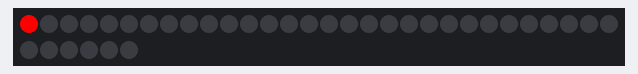
The sketch below on a simulated Arduino Uno, built with avr-gcc and run on an emulated ATmega328P. Shown: 36 RGB LEDs in strip order, left to right, continuing on the next row.

Above: at 0.12 s.
At 8.29 s:
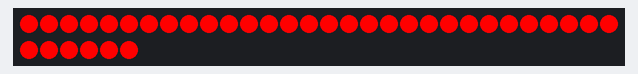
At 16.7 s:
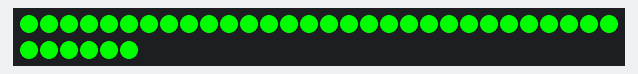
At 19.97 s:
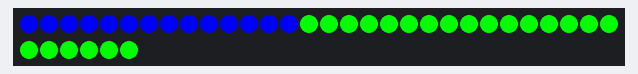
At 29.78 s:
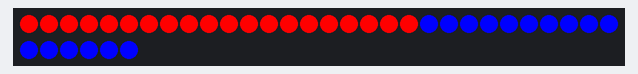
At 39.82 s:
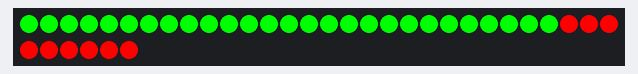

The sketch:

RGBWstrandtest2.ino
```cpp
#include <Adafruit_NeoPixel.h>
#ifdef __AVR__
  #include <avr/power.h>
#endif

#define PIN 6

#define NUM_LEDS 36

// Parameter 1 = number of pixels in strip
// Parameter 2 = Arduino pin number (most are valid)
// Parameter 3 = pixel type flags, add together as needed:
//   NEO_KHZ800  800 KHz bitstream (most NeoPixel products w/WS2812 LEDs)
//   NEO_KHZ400  400 KHz (classic 'v1' (not v2) FLORA pixels, WS2811 drivers)
//   NEO_GRB     Pixels are wired for GRB bitstream (most NeoPixel products)
//   NEO_RGB     Pixels are wired for RGB bitstream (v1 FLORA pixels, not v2)
//   NEO_RGBW    Pixels are wired for RGBW bitstream (NeoPixel RGBW products)
Adafruit_NeoPixel strip = Adafruit_NeoPixel(NUM_LEDS, PIN, NEO_GRB + NEO_KHZ800);

// IMPORTANT: To reduce NeoPixel burnout risk, add 1000 uF capacitor across
// pixel power leads, add 300 - 500 Ohm resistor on first pixel's data input
// and minimize distance between Arduino and first pixel.  Avoid connecting
// on a live circuit...if you must, connect GND first.

void setup() {
  // This is for Trinket 5V 16MHz, you can remove these three lines if you are not using a Trinket
  #if defined (__AVR_ATtiny85__)
    if (F_CPU == 16000000) clock_prescale_set(clock_div_1);
  #endif
  // End of trinket special code


  strip.begin();
  strip.show(); // Initialize all pixels to 'off'
}

void loop() {
  // Some example procedures showing how to display to the pixels:

  colorWipe(strip.Color(255, 0, 0), 1000); // Red
  colorWipe(strip.Color(0, 255, 0), 1000); // Green
  colorWipe(strip.Color(0, 0, 255), 1000); // Blue
//colorWipe(strip.Color(0, 0, 0, 255), 50); // White RGBW

}

// Fill the dots one after the other with a color
void colorWipe(uint32_t c, uint8_t wait) {
  for(uint16_t i=0; i<strip.numPixels(); i++) {
    strip.setPixelColor(i, c);
    strip.show();
    delay(wait);
  }
}


// Input a value 0 to 255 to get a color value.
// The colours are a transition r - g - b - back to r.
uint32_t Wheel(byte WheelPos) {
  WheelPos = 255 - WheelPos;
  if(WheelPos < 85) {
    return strip.Color(255 - WheelPos * 3, 0, WheelPos * 3);
  }
  if(WheelPos < 170) {
    WheelPos -= 85;
    return strip.Color(0, WheelPos * 3, 255 - WheelPos * 3);
  }
  WheelPos -= 170;
  return strip.Color(WheelPos * 3, 255 - WheelPos * 3, 0);
}
```
